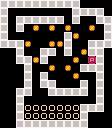

Tiled map render using the project's own tile images. Description and the whole map definition, tile-layer contents included, below:
An orthogonal 14x16 tile map with 8x8 px tiles, 1 tile layer (tiles).

<map version="1.0" tiledversion="1.0.2" orientation="orthogonal" renderorder="left-up" width="14" height="16" tilewidth="8" tileheight="8" nextobjectid="1">
 <tileset firstgid="1" source="tileset.tsx" />
 <layer name="tiles" width="14" height="16">
  <data encoding="csv">
5,5,5,5,5,5,5,5,5,5,0,0,0,0,5,0,0,0,0,0,0,0,0,5,5,5,5,0,5,0,5,5,5,5,5,5,0,5,0,0,5,5,5,0,5,0,1,0,1,0,1,0,0,1,0,5,5,0,0,0,0,0,0,0,5,1,0,0,0,5,5,5,5,1,0,0,1,1,5,0,0,5,5,5,0,0,5,0,0,5,5,0,5,0,1,5,5,0,0,0,5,5,1,5,0,0,0,1,0,3,5,0,0,0,0,5,0,0,1,0,1,0,5,5,5,0,0,0,0,5,0,5,0,0,0,1,0,0,5,0,0,0,0,5,0,5,5,0,0,0,5,0,5,0,0,0,5,5,0,0,5,5,5,5,5,0,5,0,0,0,5,0,0,0,0,0,0,0,0,0,5,0,0,0,5,2,2,2,2,2,2,2,5,5,5,0,0,0,5,2,2,2,2,2,2,2,5,0,0,0,0,0,5,5,5,5,5,5,5,5,5,0,0,0
</data>
 </layer>
</map>
